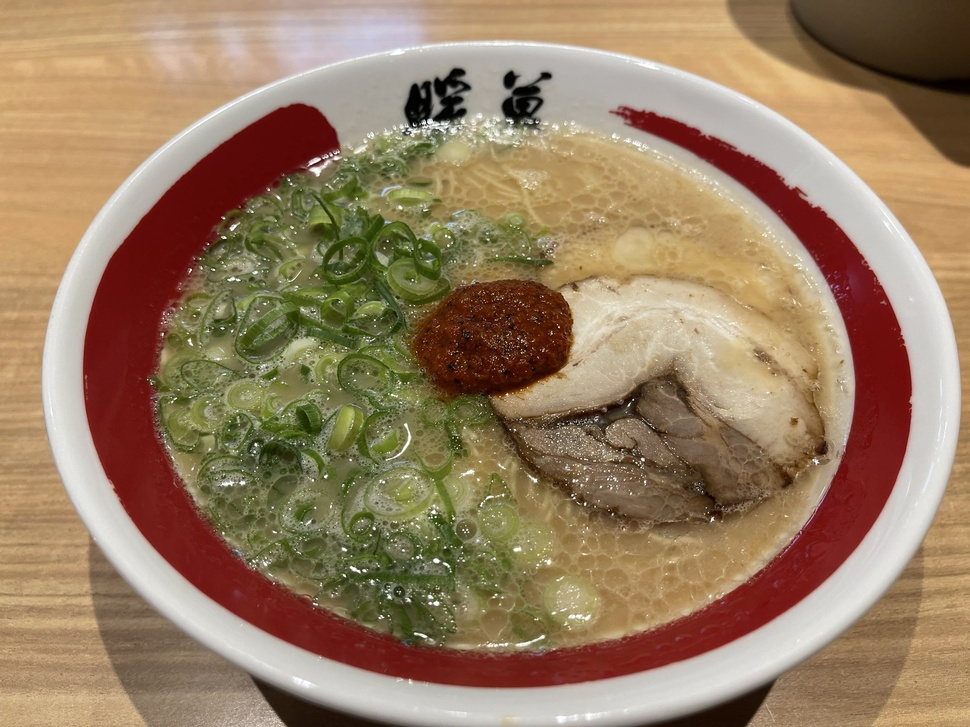
#> input picture class/NJ2/元画像.jpg, 970 x 727 px, shrunk from 4032 x 3024 before the run
$ python final.py
#> lines starting #> are read from the running program, lines starting #| are printed output that depends on the picture
import cv2
import numpy as np
from matplotlib import pyplot as plt

#元画像の読み込み(BGR順)
img = cv2.imread("元画像.jpg")
#> img is the input picture: shape (727, 970, 3); mean B, G, R 97.8, 126.1, 152.1

#RGB順に変換
rgb_img = cv2.cvtColor(img, cv2.COLOR_BGR2RGB)
print(rgb_img)
#> (printed output is left out)

#R,G,Bごとに読み取り
r, g, b = img[:,:,0], img[:,:,1], img[:,:,2]
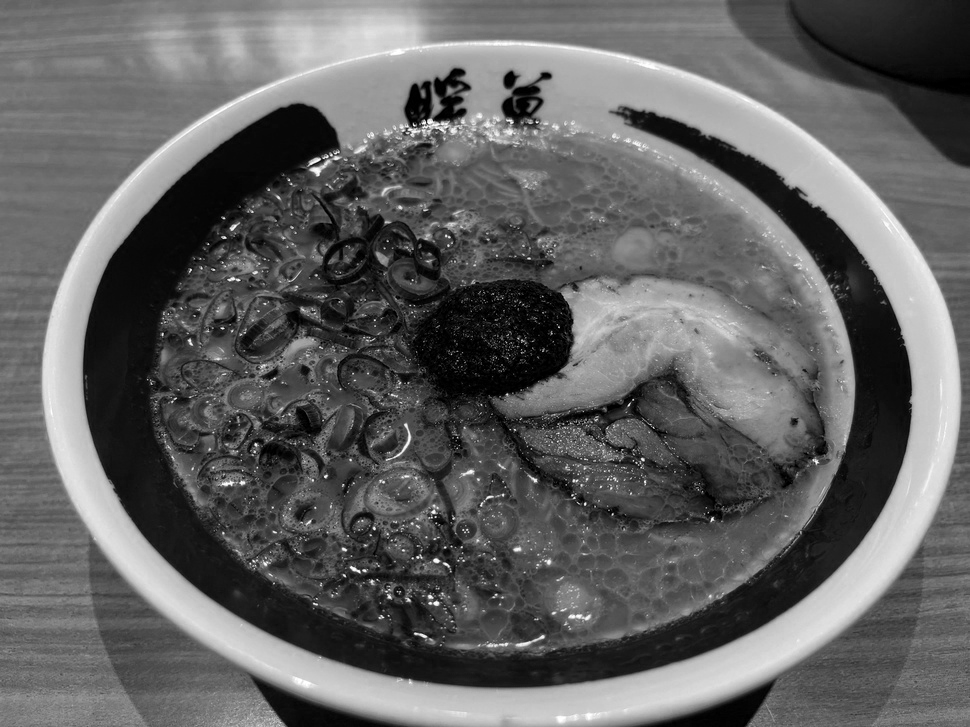
#> r: shape (727, 970); min 0, max 255, mean 97.8
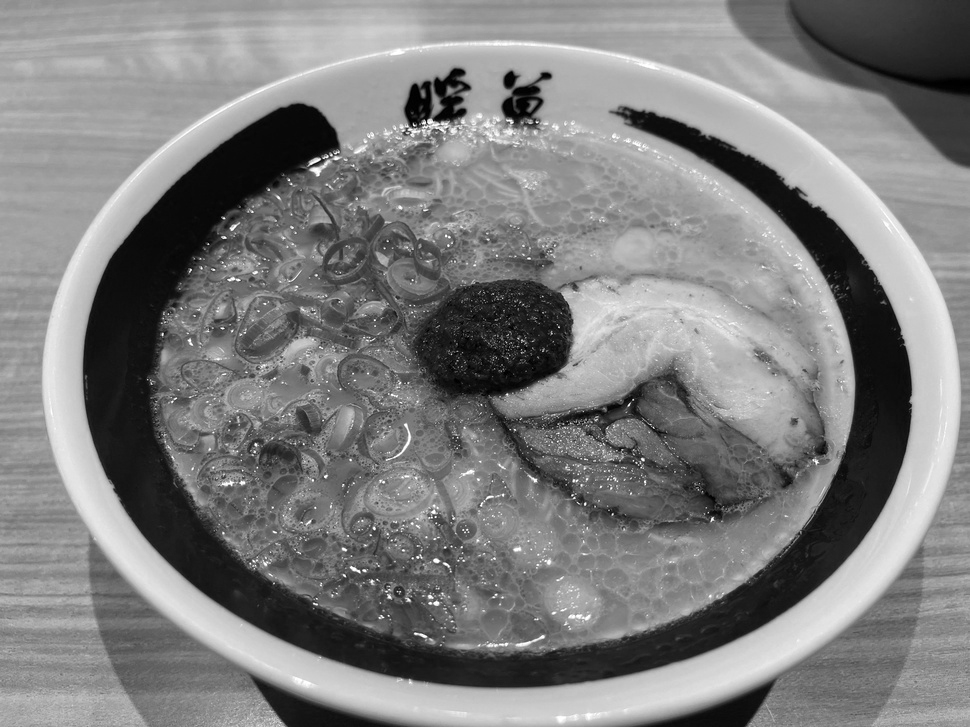
#> g: shape (727, 970); min 0, max 255, mean 126.1
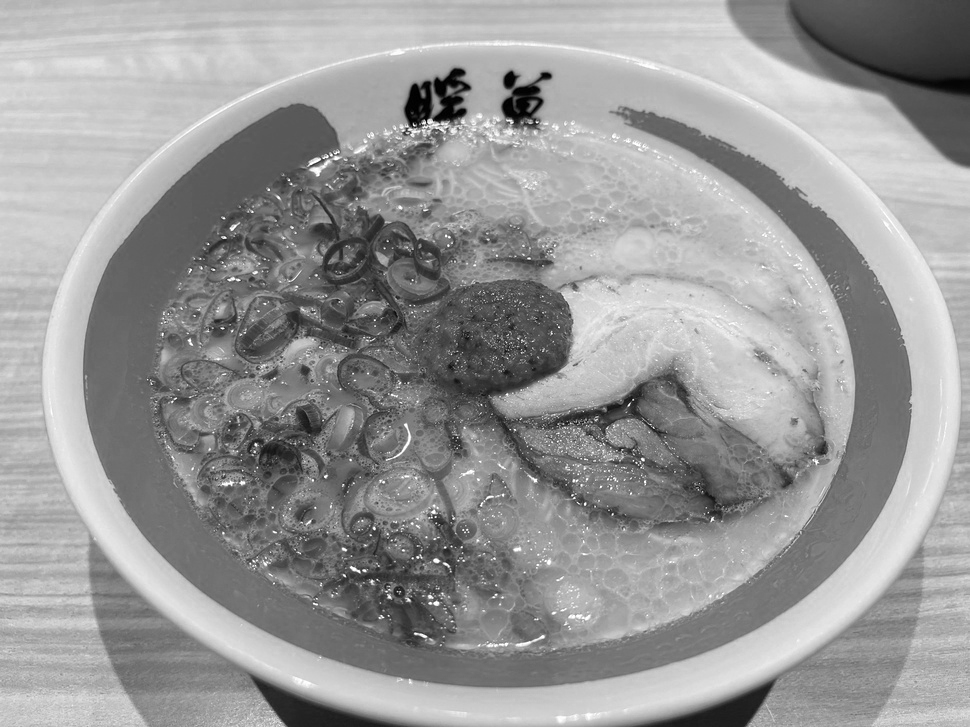
#> b: shape (727, 970); min 0, max 255, mean 152.1

#ヒストグラム化
hist_r = cv2.calcHist([r],[0],None,[256],[0,256])
#> hist_r = 256 values, max 7128 at index 109, min 31 at index 254, mean 2754.6
hist_g = cv2.calcHist([g],[0],None,[256],[0,256])
#> hist_g = 256 values, max 8481 at index 161, min 69 at index 247, mean 2754.6
hist_b = cv2.calcHist([b],[0],None,[256],[0,256])
#> hist_b = 256 values, max 8849 at index 203, min 63 at index 14, mean 2754.6

#ヒストグラム表示
plt.plot(hist_r, color='r', label="r")
plt.plot(hist_g, color='g', label="g")
plt.plot(hist_b, color='b', label="b")
plt.legend()
plt.show()
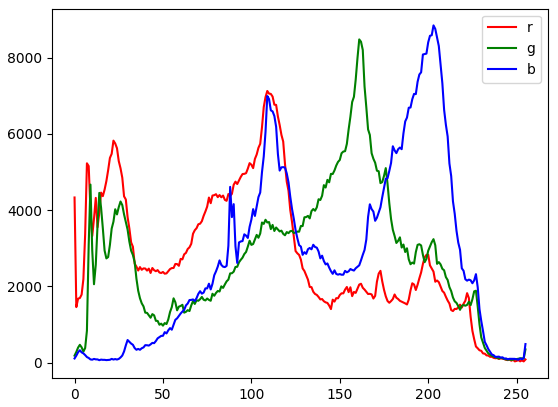
#> figure drawn by matplotlib, 1 panel; curve peaks at x = 109, y = 7128; curve peaks at x = 161, y = 8481; curve peaks at x = 203, y = 8849


#HSVに変換
hsv_img = cv2.cvtColor(img, cv2.COLOR_BGR2HSV)
#> hsv_img: shape (727, 970, 3); mean H, S, V 20.8, 106.1, 152.9
